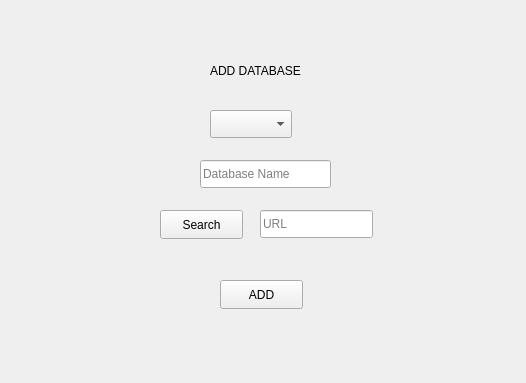
<?xml version="1.0" encoding="UTF-8"?>
<ui version="4.0">
 <class>DatabaseAdd</class>
 <widget class="QWidget" name="DatabaseAdd">
  <property name="geometry">
   <rect>
    <x>0</x>
    <y>0</y>
    <width>526</width>
    <height>383</height>
   </rect>
  </property>
  <property name="windowTitle">
   <string>Form</string>
  </property>
  <widget class="QLabel" name="label">
   <property name="geometry">
    <rect>
     <x>210</x>
     <y>60</y>
     <width>111</width>
     <height>21</height>
    </rect>
   </property>
   <property name="text">
    <string>ADD DATABASE</string>
   </property>
  </widget>
  <widget class="QLineEdit" name="lineEdit">
   <property name="geometry">
    <rect>
     <x>200</x>
     <y>160</y>
     <width>131</width>
     <height>28</height>
    </rect>
   </property>
   <property name="text">
    <string/>
   </property>
   <property name="placeholderText">
    <string>Database Name</string>
   </property>
  </widget>
  <widget class="QPushButton" name="pushButton">
   <property name="geometry">
    <rect>
     <x>160</x>
     <y>210</y>
     <width>83</width>
     <height>29</height>
    </rect>
   </property>
   <property name="text">
    <string>Search</string>
   </property>
  </widget>
  <widget class="QLineEdit" name="lineEdit_2">
   <property name="geometry">
    <rect>
     <x>260</x>
     <y>210</y>
     <width>113</width>
     <height>28</height>
    </rect>
   </property>
   <property name="text">
    <string/>
   </property>
   <property name="readOnly">
    <bool>true</bool>
   </property>
   <property name="placeholderText">
    <string>URL</string>
   </property>
  </widget>
  <widget class="QPushButton" name="pushButton_2">
   <property name="geometry">
    <rect>
     <x>220</x>
     <y>280</y>
     <width>83</width>
     <height>29</height>
    </rect>
   </property>
   <property name="text">
    <string>ADD</string>
   </property>
  </widget>
  <widget class="QComboBox" name="comboBox">
   <property name="geometry">
    <rect>
     <x>210</x>
     <y>110</y>
     <width>82</width>
     <height>28</height>
    </rect>
   </property>
  </widget>
 </widget>
 <resources/>
 <connections/>
</ui>
